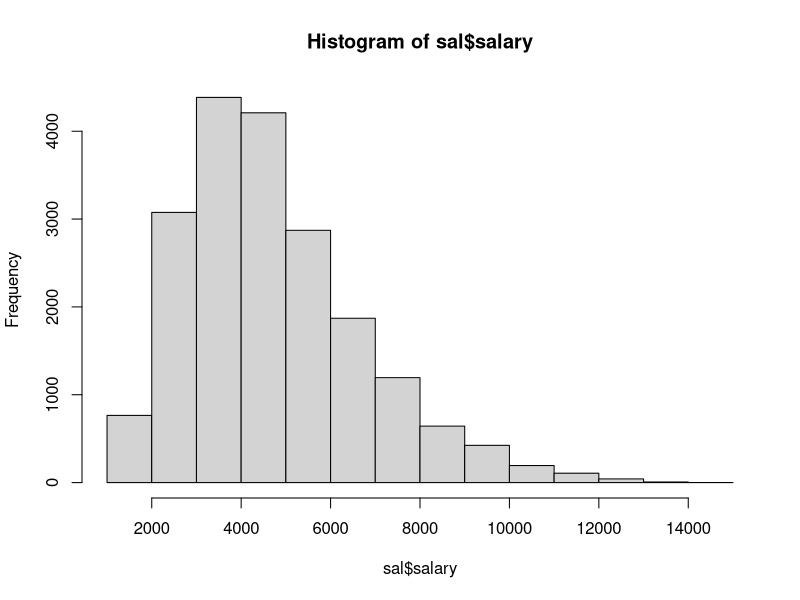
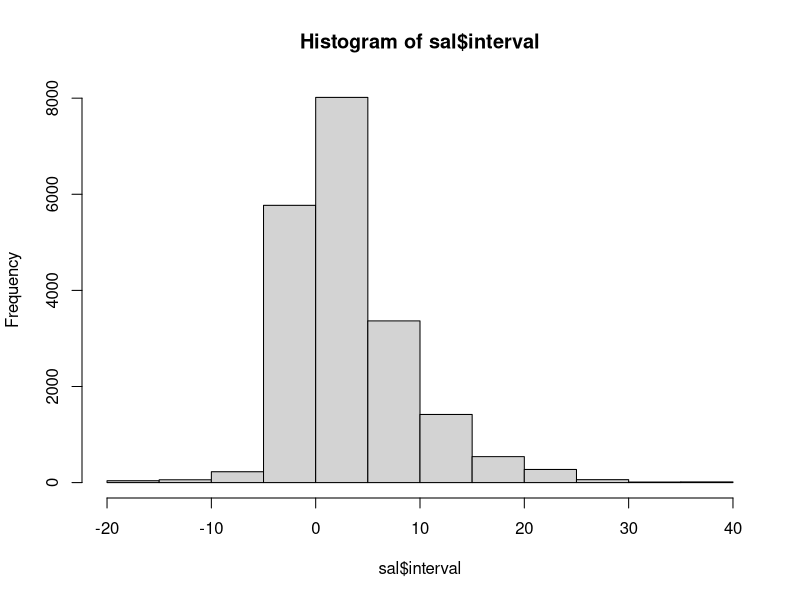
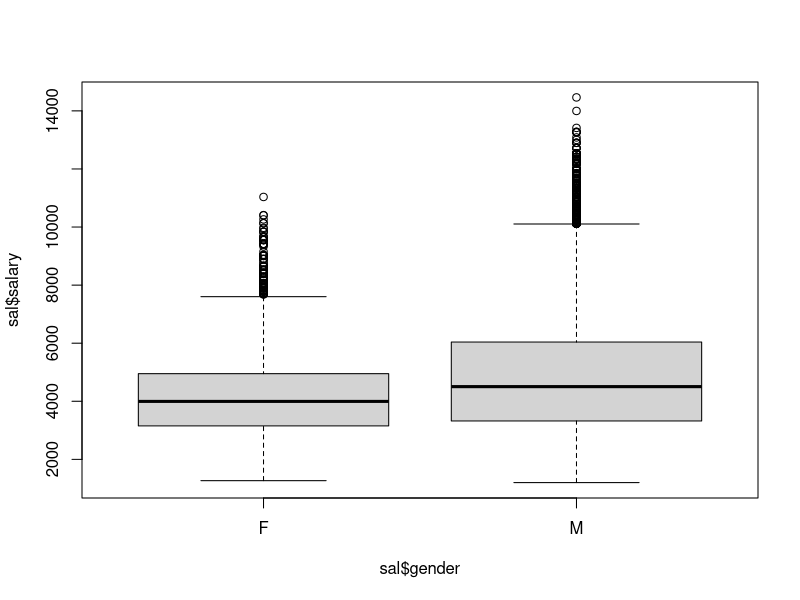

Generate these figures, in order, with R: (Note: this script raises an error after producing the figures.)

##############################
# example of salary data

setwd("~/Dropbox/courses.student.research.dp/bio386,2012Fall/lectures/1.R.an.overview/1")

# input the data into a dataframe 'salary'
sal = read.table( "salary.dat",header=T);

# look at the first six rows of data
# You can also see the columns in this table
head(sal)

#salary is a dataframe, we can look the structure of this dataframe
str(sal)

#There 11 columns in this dataframe, we can pick individual column 
# The table name should be before $ sign, and the column name should
# be after the $ sign. 
sal$gender; #Gender is an array (vector) of F & M values
head(sal$gender); #this gives the first 6 values; parenthesis are for functions
sal$gender[10:15]; #This list 10th-15th values; square brakets are for vectors
sal$gender[c(11, 101, 3005, 19000)]
sal[2:4, ] #what does do? 
sal[10:15, 2:4]; #list values from 10-15 rows and 2-4 columns
sal[2,3]; #List the value at the 2nd row, the 3rd column
sal[c(101, 341), c(6,9,10)]

#how many Females and Males in this data set? 
table( sal$gender );

# Q: how many F and M in each rank? 
# ... ... figure it out

#
hist( sal$salary );
# What is a histogram? 

# Question: How long did it take to get this job after degree?
sal$interval = sal$startyr - sal$yrdeg #this gives an extra colum in 'sal'

hist( sal$interval );
# Apparently, some people started working before they have
# got their degrees. 


#######################################
###Question: Is there a gender bias in salary? 
#######################################
#first, we can look at a plot of salary by gender
boxplot( sal$salary ~ sal$gender );
# what does boxplot mean? 

# Partition the salary by gender
fs = sal$salary[sal$gender=='F'] #females' salary
ms = sal$salary[sal$gender=='M'] #males' salary
mean(fs)
mean(ms)
median(fs)
median(ms)


# try t-test
t.test( ms, fs )
t.test( log(ms), log(fs)); #t-test on log-transformed data
# we need to compare H0 and H1 here
# what are H0 and H1? why do we need them?
# H1 is alternative H
# H1 is alway our theories or opnions (our theisis, your preject, idea)
# H0 is the world without our theories or idea, etc.

#using linear regression to examine the association
m = lm( sal$salary ~ sal$gender );
#look at the sumamry report of the regression results
summary(m);

# OR, we do this in a different way 
s = sal$salary
g = sal$gender
m = lm( s ~ g );
summary(m); # R^2 = 0.01804

#What is R^2?
ss_tot = sum( (s - mean(s))^2 );
fitted_values = predict( m );
ss_reg = sum( (fitted_values - mean(fitted_values))^2 ) 
ss_err = sum( (salary - fitted_values)^2)
ss_reg / ss_tot; #This should the same as R^2

# work on your own, examine the effect of rank on salary
# ... ... 
# ... ...


# So, rank is much better associated with salary than gender.
# Well, what's going about salary, rank, and gender? 
table( sal$gender, sal$rank ); #what does this mean? 

tb = table( sal$gender, sal$rank );
#this is the rank ~ gender table, the observation

#chisq.test to see whether gender -> rank
chisq.test( tb ); 
# what does this mean, pay attention to p-value

# Let's calcuate the chisq manually
#manual calculation of chisq test
fp = sum(tb[1,])/sum(tb) #femal fraction in the sample
mp = sum(tb[2,])/sum(tb) # male fraction in the sample
atp = sum(tb[,1])/sum(tb) #assitant fraction
asp = sum(tb[,2])/sum(tb) #associate fraction
flp = sum(tb[,3])/sum(tb) #full professor fraction
col1= sum(tb) * atp * c(fp, mp); #expectation, assistant prof
col2= sum(tb) * asp * c(fp, mp); #expectation, associate prof
col3= sum(tb) * flp * c(fp, mp); # expectation, full prof
E = matrix( c(col1, col2, col3), nrow=2) #This is the expectation

#In later sesseions, you will know tricks to do the above
# calculation more efficiently using 'apply'.

O = tb; #rename 'tb' as the Observations
c = sum( (O-E)^2/E ) #this is the chisquare value
1 - pchisq( c, df= 2); #this is the p value
#this should be the same as chisq.test


#Q, what is the difference between  t-test and chisq test? 
## ... ... 

# another example of chisq test
x = matrix ( c( 890, 310, 900, 300), nrow=2);
chisq.test( x )


#fisher.test ()
fisher.test(tb); #run out of memory. 

#What is/are our new hypothesis or hypothyses?
# H0: salary is indepedent of rank, gender
# H1a: gender -> salary <- rank
# H1b: gender -> rank -> salary

# multiple regression
summary( lm( sal$salary ~ sal$gender + sal$rank ))
summary( lm( sal$rank   ~ sal$gender ))

# A more sophisticated way to compare the likelihood
# of each models. We discuss the likelihood methods in 
# in late parts of this course. 

